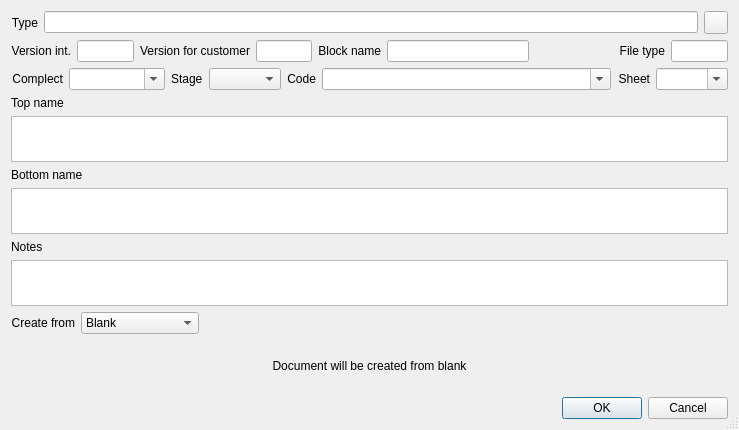
<?xml version="1.0" encoding="UTF-8"?>
<ui version="4.0">
 <class>PlotNewDlg</class>
 <widget class="QDialog" name="PlotNewDlg">
  <property name="geometry">
   <rect>
    <x>0</x>
    <y>0</y>
    <width>739</width>
    <height>430</height>
   </rect>
  </property>
  <property name="windowTitle">
   <string>New document</string>
  </property>
  <property name="locale">
   <locale language="English" country="UnitedStates"/>
  </property>
  <property name="sizeGripEnabled">
   <bool>true</bool>
  </property>
  <layout class="QVBoxLayout" name="verticalLayout">
   <item>
    <layout class="QHBoxLayout" name="horizontalLayout_2">
     <item>
      <widget class="QLabel" name="label">
       <property name="text">
        <string>Type</string>
       </property>
       <property name="alignment">
        <set>Qt::AlignRight|Qt::AlignTrailing|Qt::AlignVCenter</set>
       </property>
      </widget>
     </item>
     <item>
      <widget class="QLineEdit" name="leTypeText">
       <property name="readOnly">
        <bool>true</bool>
       </property>
      </widget>
     </item>
     <item>
      <widget class="QToolButton" name="tbTreeSel">
       <property name="icon">
        <iconset>
         <normaloff>:/some/ico/ico/dropdownbutton.png</normaloff>:/some/ico/ico/dropdownbutton.png</iconset>
       </property>
      </widget>
     </item>
    </layout>
   </item>
   <item>
    <layout class="QHBoxLayout" name="horizontalLayout" stretch="0,2,0,2,0,5,3,0,2">
     <item>
      <widget class="QLabel" name="label_2">
       <property name="toolTip">
        <string>Version for internal use</string>
       </property>
       <property name="text">
        <string>Version int.</string>
       </property>
       <property name="alignment">
        <set>Qt::AlignRight|Qt::AlignTrailing|Qt::AlignVCenter</set>
       </property>
      </widget>
     </item>
     <item>
      <widget class="QLineEdit" name="leVersionInt">
       <property name="toolTip">
        <string>Version for internal use</string>
       </property>
       <property name="alignment">
        <set>Qt::AlignCenter</set>
       </property>
      </widget>
     </item>
     <item>
      <widget class="QLabel" name="label_14">
       <property name="text">
        <string>Version for customer</string>
       </property>
       <property name="alignment">
        <set>Qt::AlignRight|Qt::AlignTrailing|Qt::AlignVCenter</set>
       </property>
      </widget>
     </item>
     <item>
      <widget class="QLineEdit" name="leVersionExt">
       <property name="alignment">
        <set>Qt::AlignCenter</set>
       </property>
      </widget>
     </item>
     <item>
      <widget class="QLabel" name="lblBlockName">
       <property name="toolTip">
        <string>Name used when the drawing inserted as xref
Automatically filled with filename when loading from file</string>
       </property>
       <property name="text">
        <string>Block name</string>
       </property>
       <property name="alignment">
        <set>Qt::AlignRight|Qt::AlignTrailing|Qt::AlignVCenter</set>
       </property>
      </widget>
     </item>
     <item>
      <widget class="QLineEdit" name="leBlockName">
       <property name="toolTip">
        <string>Name used when the drawing inserted as xref
Automatically filled with filename when loading from file</string>
       </property>
      </widget>
     </item>
     <item>
      <spacer name="horizontalSpacer_2">
       <property name="orientation">
        <enum>Qt::Horizontal</enum>
       </property>
       <property name="sizeHint" stdset="0">
        <size>
         <width>40</width>
         <height>20</height>
        </size>
       </property>
      </spacer>
     </item>
     <item>
      <widget class="QLabel" name="label_3">
       <property name="text">
        <string>File type</string>
       </property>
       <property name="alignment">
        <set>Qt::AlignRight|Qt::AlignTrailing|Qt::AlignVCenter</set>
       </property>
      </widget>
     </item>
     <item>
      <widget class="QLineEdit" name="leFileType">
       <property name="alignment">
        <set>Qt::AlignCenter</set>
       </property>
       <property name="readOnly">
        <bool>true</bool>
       </property>
      </widget>
     </item>
    </layout>
   </item>
   <item>
    <layout class="QHBoxLayout" name="horizontalLayout_8" stretch="0,2,0,0,0,6,0,0">
     <item>
      <widget class="QLabel" name="label_4">
       <property name="text">
        <string>Complect</string>
       </property>
       <property name="alignment">
        <set>Qt::AlignRight|Qt::AlignTrailing|Qt::AlignVCenter</set>
       </property>
      </widget>
     </item>
     <item>
      <widget class="QComboBox" name="cbComplect">
       <property name="editable">
        <bool>true</bool>
       </property>
       <property name="sizeAdjustPolicy">
        <enum>QComboBox::AdjustToContents</enum>
       </property>
      </widget>
     </item>
     <item>
      <widget class="QLabel" name="lblStage">
       <property name="text">
        <string>Stage</string>
       </property>
      </widget>
     </item>
     <item>
      <widget class="QComboBox" name="cbStage"/>
     </item>
     <item>
      <widget class="QLabel" name="label_11">
       <property name="text">
        <string>Code</string>
       </property>
       <property name="alignment">
        <set>Qt::AlignRight|Qt::AlignTrailing|Qt::AlignVCenter</set>
       </property>
      </widget>
     </item>
     <item>
      <widget class="QComboBox" name="cbCode">
       <property name="contextMenuPolicy">
        <enum>Qt::CustomContextMenu</enum>
       </property>
       <property name="editable">
        <bool>true</bool>
       </property>
       <property name="sizeAdjustPolicy">
        <enum>QComboBox::AdjustToContents</enum>
       </property>
      </widget>
     </item>
     <item>
      <widget class="QLabel" name="lblSheet">
       <property name="text">
        <string>Sheet</string>
       </property>
       <property name="alignment">
        <set>Qt::AlignRight|Qt::AlignTrailing|Qt::AlignVCenter</set>
       </property>
      </widget>
     </item>
     <item>
      <widget class="QComboBox" name="cbSheet">
       <property name="editable">
        <bool>true</bool>
       </property>
       <property name="sizeAdjustPolicy">
        <enum>QComboBox::AdjustToContents</enum>
       </property>
       <property name="minimumContentsLength">
        <number>3</number>
       </property>
      </widget>
     </item>
    </layout>
   </item>
   <item>
    <layout class="QVBoxLayout" name="verticalLayout_7" stretch="0,1,0,1,0,1">
     <item>
      <widget class="QLabel" name="label_5">
       <property name="text">
        <string>Top name</string>
       </property>
      </widget>
     </item>
     <item>
      <widget class="QPlainTextEdit" name="teTopName">
       <property name="minimumSize">
        <size>
         <width>0</width>
         <height>40</height>
        </size>
       </property>
       <property name="tabChangesFocus">
        <bool>true</bool>
       </property>
      </widget>
     </item>
     <item>
      <widget class="QLabel" name="label_6">
       <property name="text">
        <string>Bottom name</string>
       </property>
      </widget>
     </item>
     <item>
      <widget class="QPlainTextEdit" name="teBottomName">
       <property name="minimumSize">
        <size>
         <width>0</width>
         <height>40</height>
        </size>
       </property>
       <property name="tabChangesFocus">
        <bool>true</bool>
       </property>
      </widget>
     </item>
     <item>
      <widget class="QLabel" name="label_16">
       <property name="text">
        <string>Notes</string>
       </property>
      </widget>
     </item>
     <item>
      <widget class="QPlainTextEdit" name="teNote">
       <property name="minimumSize">
        <size>
         <width>0</width>
         <height>40</height>
        </size>
       </property>
       <property name="tabChangesFocus">
        <bool>true</bool>
       </property>
      </widget>
     </item>
    </layout>
   </item>
   <item>
    <layout class="QHBoxLayout" name="horizontalLayout_7">
     <item>
      <widget class="QLabel" name="label_8">
       <property name="text">
        <string>Create from</string>
       </property>
       <property name="alignment">
        <set>Qt::AlignRight|Qt::AlignTrailing|Qt::AlignVCenter</set>
       </property>
      </widget>
     </item>
     <item>
      <widget class="QComboBox" name="cbCreateFrom">
       <item>
        <property name="text">
         <string>Blank</string>
        </property>
       </item>
       <item>
        <property name="text">
         <string>Template</string>
        </property>
       </item>
       <item>
        <property name="text">
         <string>File</string>
        </property>
       </item>
       <item>
        <property name="text">
         <string>Other document</string>
        </property>
       </item>
      </widget>
     </item>
     <item>
      <spacer name="horizontalSpacer">
       <property name="orientation">
        <enum>Qt::Horizontal</enum>
       </property>
       <property name="sizeHint" stdset="0">
        <size>
         <width>40</width>
         <height>20</height>
        </size>
       </property>
      </spacer>
     </item>
    </layout>
   </item>
   <item>
    <widget class="QStackedWidget" name="stCreateParams">
     <property name="currentIndex">
      <number>0</number>
     </property>
     <widget class="QWidget" name="pgBlank">
      <layout class="QVBoxLayout" name="verticalLayout_5">
       <item>
        <widget class="QLabel" name="label_7">
         <property name="text">
          <string>Document will be created from blank</string>
         </property>
         <property name="alignment">
          <set>Qt::AlignCenter</set>
         </property>
        </widget>
       </item>
      </layout>
     </widget>
     <widget class="QWidget" name="pgTemplate"/>
     <widget class="QWidget" name="pgFile">
      <layout class="QVBoxLayout" name="verticalLayout_4">
       <property name="leftMargin">
        <number>0</number>
       </property>
       <property name="topMargin">
        <number>0</number>
       </property>
       <property name="rightMargin">
        <number>0</number>
       </property>
       <property name="bottomMargin">
        <number>0</number>
       </property>
       <item>
        <layout class="QHBoxLayout" name="horizontalLayout_6" stretch="0,10,0,0">
         <property name="spacing">
          <number>6</number>
         </property>
         <property name="topMargin">
          <number>0</number>
         </property>
         <property name="bottomMargin">
          <number>0</number>
         </property>
         <item>
          <widget class="QPushButton" name="pbAddFiles">
           <property name="text">
            <string>Add. files</string>
           </property>
          </widget>
         </item>
         <item>
          <widget class="QLabel" name="lblSelectFile">
           <property name="text">
            <string>Select file for load</string>
           </property>
           <property name="alignment">
            <set>Qt::AlignCenter</set>
           </property>
          </widget>
         </item>
         <item>
          <widget class="QLabel" name="lblAcadVersion">
           <property name="text">
            <string notr="true">TextLabel</string>
           </property>
          </widget>
         </item>
         <item>
          <widget class="QToolButton" name="pbAlreadyInBase">
           <property name="palette">
            <palette>
             <active>
              <colorrole role="Button">
               <brush brushstyle="SolidPattern">
                <color alpha="255">
                 <red>255</red>
                 <green>75</green>
                 <blue>78</blue>
                </color>
               </brush>
              </colorrole>
             </active>
             <inactive>
              <colorrole role="Button">
               <brush brushstyle="SolidPattern">
                <color alpha="255">
                 <red>255</red>
                 <green>75</green>
                 <blue>78</blue>
                </color>
               </brush>
              </colorrole>
             </inactive>
             <disabled>
              <colorrole role="Button">
               <brush brushstyle="SolidPattern">
                <color alpha="255">
                 <red>255</red>
                 <green>75</green>
                 <blue>78</blue>
                </color>
               </brush>
              </colorrole>
             </disabled>
            </palette>
           </property>
           <property name="toolTip">
            <string>This file was already loaded to Projects Base</string>
           </property>
           <property name="text">
            <string notr="true">PushButton</string>
           </property>
           <property name="toolButtonStyle">
            <enum>Qt::ToolButtonTextBesideIcon</enum>
           </property>
          </widget>
         </item>
        </layout>
       </item>
       <item>
        <layout class="QHBoxLayout" name="horizontalLayout_3">
         <property name="spacing">
          <number>0</number>
         </property>
         <item>
          <widget class="QLineEdit" name="leFilename"/>
         </item>
         <item>
          <widget class="QToolButton" name="tbTreeSel_2">
           <property name="icon">
            <iconset>
             <normaloff>:/some/ico/ico/dropdownbutton.png</normaloff>:/some/ico/ico/dropdownbutton.png</iconset>
           </property>
          </widget>
         </item>
        </layout>
       </item>
      </layout>
     </widget>
     <widget class="QWidget" name="pgOther">
      <layout class="QVBoxLayout" name="verticalLayout_6">
       <property name="leftMargin">
        <number>0</number>
       </property>
       <property name="topMargin">
        <number>0</number>
       </property>
       <property name="rightMargin">
        <number>0</number>
       </property>
       <property name="bottomMargin">
        <number>0</number>
       </property>
       <item>
        <layout class="QHBoxLayout" name="horizontalLayout_4" stretch="0,0,1,8">
         <item>
          <widget class="QToolButton" name="tbPlotSel">
           <property name="icon">
            <iconset>
             <normaloff>:/some/ico/ico/dropdownbutton.png</normaloff>:/some/ico/ico/dropdownbutton.png</iconset>
           </property>
          </widget>
         </item>
         <item>
          <widget class="QLabel" name="label_9">
           <property name="text">
            <string>Project</string>
           </property>
           <property name="alignment">
            <set>Qt::AlignRight|Qt::AlignTrailing|Qt::AlignVCenter</set>
           </property>
          </widget>
         </item>
         <item>
          <widget class="QLineEdit" name="leIdProjectFrom">
           <property name="inputMethodHints">
            <set>Qt::ImhDigitsOnly</set>
           </property>
           <property name="alignment">
            <set>Qt::AlignCenter</set>
           </property>
           <property name="readOnly">
            <bool>true</bool>
           </property>
          </widget>
         </item>
         <item>
          <widget class="QLineEdit" name="leProjNameFrom">
           <property name="readOnly">
            <bool>true</bool>
           </property>
          </widget>
         </item>
        </layout>
       </item>
       <item>
        <layout class="QHBoxLayout" name="horizontalLayout_5" stretch="0,1,1,8">
         <item>
          <widget class="QLabel" name="label_10">
           <property name="text">
            <string>Document</string>
           </property>
           <property name="alignment">
            <set>Qt::AlignRight|Qt::AlignTrailing|Qt::AlignVCenter</set>
           </property>
          </widget>
         </item>
         <item>
          <widget class="QLineEdit" name="leIdPlotFrom">
           <property name="text">
            <string/>
           </property>
           <property name="alignment">
            <set>Qt::AlignCenter</set>
           </property>
          </widget>
         </item>
         <item>
          <widget class="QComboBox" name="cbHistNum">
           <property name="sizeAdjustPolicy">
            <enum>QComboBox::AdjustToContents</enum>
           </property>
          </widget>
         </item>
         <item>
          <widget class="QLineEdit" name="lePlotNameFrom"/>
         </item>
        </layout>
       </item>
      </layout>
     </widget>
    </widget>
   </item>
   <item>
    <widget class="QDialogButtonBox" name="buttonBox">
     <property name="orientation">
      <enum>Qt::Horizontal</enum>
     </property>
     <property name="standardButtons">
      <set>QDialogButtonBox::Cancel|QDialogButtonBox::Ok</set>
     </property>
    </widget>
   </item>
  </layout>
  <action name="actionGo_to_selected">
   <property name="text">
    <string>Go to selected documents</string>
   </property>
  </action>
  <action name="actionRegenerate_code">
   <property name="text">
    <string>Regenerate code</string>
   </property>
  </action>
 </widget>
 <resources/>
 <connections>
  <connection>
   <sender>buttonBox</sender>
   <signal>accepted()</signal>
   <receiver>PlotNewDlg</receiver>
   <slot>Accept()</slot>
   <hints>
    <hint type="sourcelabel">
     <x>257</x>
     <y>417</y>
    </hint>
    <hint type="destinationlabel">
     <x>157</x>
     <y>274</y>
    </hint>
   </hints>
  </connection>
  <connection>
   <sender>buttonBox</sender>
   <signal>rejected()</signal>
   <receiver>PlotNewDlg</receiver>
   <slot>reject()</slot>
   <hints>
    <hint type="sourcelabel">
     <x>325</x>
     <y>417</y>
    </hint>
    <hint type="destinationlabel">
     <x>286</x>
     <y>274</y>
    </hint>
   </hints>
  </connection>
  <connection>
   <sender>actionRegenerate_code</sender>
   <signal>triggered()</signal>
   <receiver>PlotNewDlg</receiver>
   <slot>RegenCode()</slot>
   <hints>
    <hint type="sourcelabel">
     <x>-1</x>
     <y>-1</y>
    </hint>
    <hint type="destinationlabel">
     <x>409</x>
     <y>246</y>
    </hint>
   </hints>
  </connection>
 </connections>
 <slots>
  <slot>Accept()</slot>
  <slot>RegenCode()</slot>
 </slots>
</ui>
